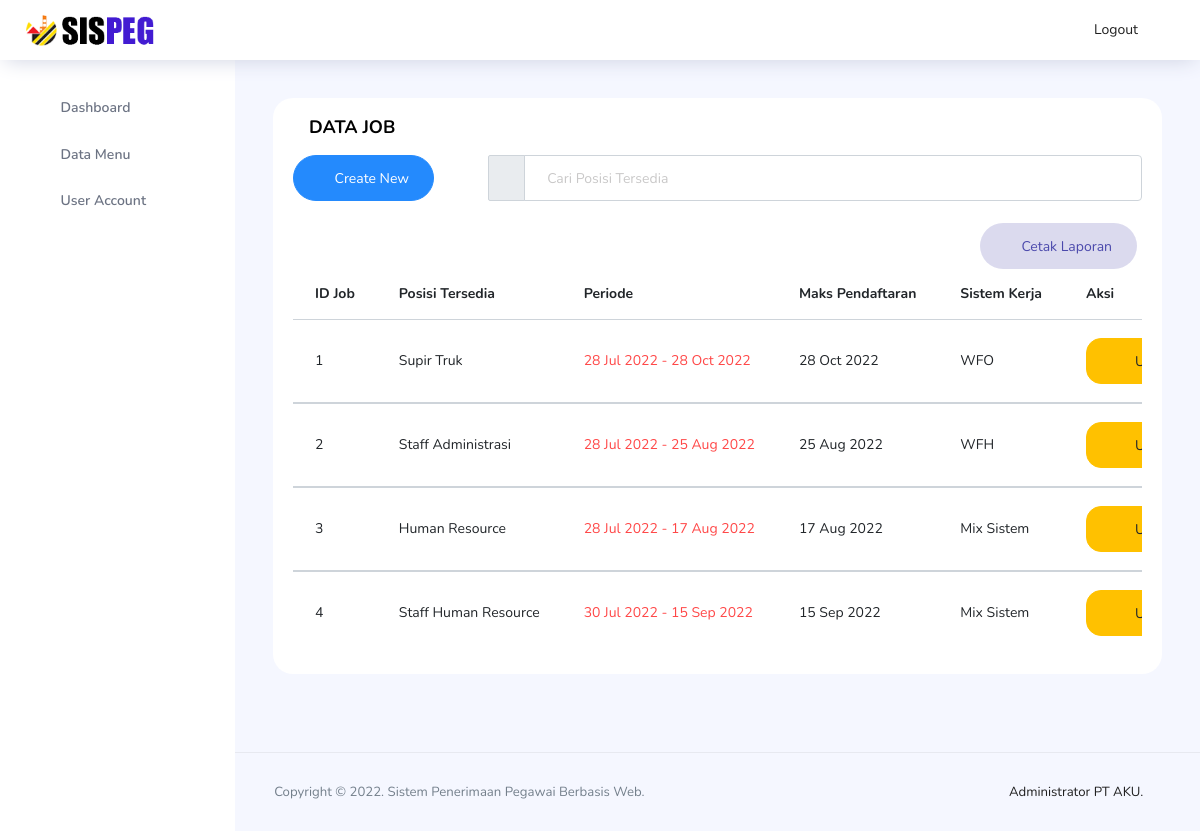
Screenshot of /backend-hrd/pages/hal-job/job.php (signed in) with the database file from the repository.
### tables this page shows
CREATE TABLE `job` (
  `idjob` int(11) NOT NULL,
  `jobname` varchar(30) NOT NULL,
  `jobdesc` text NOT NULL,
  `jobstart` date NOT NULL,
  `jobend` date NOT NULL,
  `registerend` date NOT NULL,
  `jobadded` timestamp NOT NULL DEFAULT current_timestamp(),
  `jobloc` text NOT NULL,
  `workingtype` varchar(25) NOT NULL
);

### backend-hrd/pages/hal-job/job.php (the view, shortened to what this page needs)
<?php
include "../../../koneksi.php";
?>
<!DOCTYPE html>
<html lang="en">
<head>
  <link rel="stylesheet" href="../../vendors/feather/feather.css">
  <link rel="stylesheet" href="../../vendors/ti-icons/css/themify-icons.css">
  <link rel="stylesheet" href="../../vendors/css/vendor.bundle.base.css">
  <link rel="stylesheet" href="../../vendors/mdi/css/materialdesignicons.min.css">
  <link rel="stylesheet" href="../../css/vertical-layout-light/style.css">
  <link rel='stylesheet' href='https://cdn.jsdelivr.net/npm/sweetalert2@7.12.15/dist/sweetalert2.min.css'>
</head>
<body>
</head>
<body>
  <div class="container-scroller">
    <nav class="navbar col-lg-12 col-12 p-0 fixed-top d-flex flex-row">
      <div class="text-center navbar-brand-wrapper d-flex align-items-center justify-content-center">
        <a class="navbar-brand brand-logo mr-5" href="../../index.php"><img src="../../images/logo aku-nobg-tex.png" class="mr-2" alt="logo"/></a>
      </div>
      <div class="navbar-menu-wrapper d-flex align-items-center justify-content-end">
        <button class="navbar-toggler navbar-toggler align-self-center" type="button" data-toggle="minimize">
          <span class="icon-menu"></span>
        </button>
        <ul class="navbar-nav navbar-nav-right">
          <li class="nav-item nav-profile dropdown">
            <a href="../../../logout.php" class="dropdown-item" onclick="return confirm('Yakin ingin logout?')">
                <i class="ti-power-off text-primary"></i>Logout
            </a>
          </li>
        </ul>
      </div>
    </nav>
    <div class="container-fluid page-body-wrapper">
      <nav class="sidebar sidebar-offcanvas" id="sidebar" >
        <ul class="nav">
          <li class="nav-item">
            <a class="nav-link" href="../../index.php">
              <i class="icon-grid menu-icon"></i>
              <span class="menu-title">Dashboard</span>
            </a>
          </li>
          <li class="nav-item">
            <a class="nav-link" data-toggle="collapse" href="#form-elements" aria-expanded="false" aria-controls="form-elements">
              <i class="icon-layout menu-icon"></i>
              <span class="menu-title">Data Menu</span>
              <i class="menu-arrow"></i>
            </a>
          </li>
          <li class="nav-item">
            <a class="nav-link" href="../hal-user/admin.php">
              <i class="icon-head menu-icon"></i>
              <span class="menu-title">User Account</span>
            </a>
          </li>
        </ul>
      </nav>
      <div class="main-panel">
        <div class="content-wrapper">
          <div class="row-cols">
            <div class="col-xl-13 grid-margin stretch-card">
              <div class="card">
                <div class="card-body">
                  <h4 class="card-title nav-item" id="teksDouble">DATA JOB</h4>
                  <a class="btn btn-info btn-rounded btn-fw float-left" href="tambah_job.php"><i class="ti-file btn-icon-prepend">
                  </i> Create New </a>
        <form action="job.php" method="GET">
        <ul class="navbar-nav">
            <li class="nav-item nav-search">
            <div class="input-group">
              <div class="input-group-prepend" id="navbar-search-icon">
                <span class="input-group-text" id="search">
                  <i class="icon-search"></i>
                </span>
              </div>
              <input type="text" class="form-control" placeholder="Cari Posisi Tersedia" name="pencarian">
            </div>
            </li>
        </ul>
        </form>
                  <div class="table-responsive">
                    <br>
                    <a style="margin-right:5px;"
                    class="btn btn-inverse-primary btn-rounded btn-fw float-right" href="cetak_job.php" target="_blank">
                    <i class="ti-printer btn-icon-prepend">
                    </i>Cetak Laporan</a>
                    <br><br>
                    <table class="table table-hover">
                    <thead>
                    <tr>
                        <th>ID Job</th>
                        <th>Posisi Tersedia</th>
                        <th>Periode</th>
                        <th>Maks Pendaftaran</th>
                        <th>Sistem Kerja</th>
                        <th>Aksi</th>
                    </tr>
                    </thead>
                      <?php
                      $queryAdmin = "SELECT * FROM job";
                      if(isset($_GET['pencarian'])){
                          $cari = $_GET['pencarian'];
                          $cariData = mysqli_query($koneksi,"SELECT * FROM job WHERE jobname LIKE '%".$cari."%'");
                      }
                      else{
                          $cariData = mysqli_query($koneksi, $queryAdmin);
                      }
                      while($data = mysqli_fetch_array($cariData)){
                        $idjob = $data['idjob'];
                        $namajob = $data['jobname'];
                        $mulai = date_format(date_create($data['jobstart']),"d M Y");
                        $selesai = date_format(date_create($data['jobend']),"d M Y");
                        $periode = $mulai." - ".$selesai;
                        $deadline = date_format(date_create($data['registerend']),"d M Y");
                        $workingtype = $data['workingtype'];
                      ?>
                      <tbody>
                        <tr>
                          <td><?php echo $idjob; ?></td>
                          <td><?php echo $namajob;?></td>
                          <td class="text-danger"><?php echo $periode;?></td>
                          <td><?php echo $deadline; ?></td>
                          <td><?php echo $workingtype; ?></td>
                          <td align="left">
                            <a href="ubah_job.php?id=<?php echo $idjob; ?>" type="button" title="Ubah Data"
                              class="btn btn-warning btn-icon-text"><i class="ti-file btn-icon-append"></i> Update
                            </a> &nbsp;&nbsp;&nbsp;
                          </td>
                        </tr>
                      </tbody>
                      <?php
                            }
                      ?>
                    </table>
                  </div>
                </div>
              </div>
            </div>
          </div>
        </div>
        <footer class="footer">
          <div class="d-sm-flex justify-content-center justify-content-sm-between">
            <span class="text-muted text-center text-sm-left d-block d-sm-inline-block">Copyright © 2022. Sistem Penerimaan Pegawai Berbasis Web.</span>
            <span class="float-none float-sm-right d-block mt-1 mt-sm-0 text-center">Administrator PT AKU. <i class="ti-flag text-danger ml-1"></i></span>
          </div>
        </footer>
      </div>
    </div>
  </div>
</body>
</html>

### backend-hrd/pages/hal-job/job.php (style rules this page uses)
#teksDouble { margin-left:1rem; }

### rows the page displays
job: idjob "1", jobname "Supir Truk", periode "28 Jul 2022 - 28 Oct 2022", registerend "28 Oct 2022", workingtype "WFO"
job: idjob "2", jobname "Staff Administrasi", periode "28 Jul 2022 - 25 Aug 2022", registerend "25 Aug 2022", workingtype "WFH"
job: idjob "3", jobname "Human Resource", periode "28 Jul 2022 - 17 Aug 2022", registerend "17 Aug 2022", workingtype "Mix Sistem"
job: idjob "4", jobname "Staff Human Resource", periode "30 Jul 2022 - 15 Sep 2022", registerend "15 Sep 2022", workingtype "Mix Sistem"
